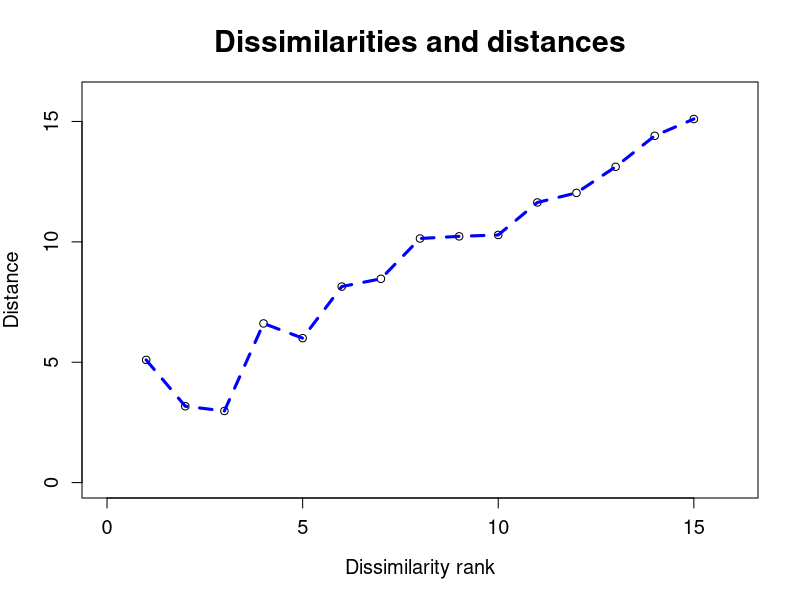

This figure's R source:

# clear all variables
rm(list = ls(all = TRUE))
graphics.off()

# Distance matrix with prior ordering of distances (delta_ij)
# for cities Berlin, Dresden, Hamburg, Koblemz, Muenchen, Rostock
ber = c(0, 2, 4, 12, 11, 3)
dre = c(2, 0, 6, 10, 7, 5)
ham = c(4, 6, 0, 8, 15, 1)
kob = c(12, 10, 8, 0, 9, 13)
mue = c(11, 7, 15, 9, 0, 14)
ros = c(3, 5, 1, 13, 14, 0)

dist = rbind(ber, dre, ham, kob, mue, ros)

# Determine x, the coordinate matrix of the cities
# a,b,h,i are matrices
a = (dist^2) * (-0.5)
i = diag(6)
u = rep(1, 6)
h = i - (1/6 * (u %*% t(u)))
b = h %*% a %*% h           # Determine the inner product matrix
e = eigen(b)

g1  = cbind(e$vectors[, 1], e$vectors[, 2])
g2  = diag(e$values[1:2])
x   = g1 %*% (g2^0.5)        # Determine the coordinate matrix

# Determine the distances between the cities from their coordinates (d_ij)
d12 = ((x[1, 1] - x[2, 1])^2 + (x[1, 2] - x[2, 2])^2)^0.5
d13 = ((x[1, 1] - x[3, 1])^2 + (x[1, 2] - x[3, 2])^2)^0.5
d14 = ((x[1, 1] - x[4, 1])^2 + (x[1, 2] - x[4, 2])^2)^0.5
d15 = ((x[1, 1] - x[5, 1])^2 + (x[1, 2] - x[5, 2])^2)^0.5
d16 = ((x[1, 1] - x[6, 1])^2 + (x[1, 2] - x[6, 2])^2)^0.5

d23 = ((x[2, 1] - x[3, 1])^2 + (x[2, 2] - x[3, 2])^2)^0.5
d24 = ((x[2, 1] - x[4, 1])^2 + (x[2, 2] - x[4, 2])^2)^0.5
d25 = ((x[2, 1] - x[5, 1])^2 + (x[2, 2] - x[5, 2])^2)^0.5
d26 = ((x[2, 1] - x[6, 1])^2 + (x[2, 2] - x[6, 2])^2)^0.5

d34 = ((x[3, 1] - x[4, 1])^2 + (x[3, 2] - x[4, 2])^2)^0.5
d35 = ((x[3, 1] - x[5, 1])^2 + (x[3, 2] - x[5, 2])^2)^0.5
d36 = ((x[3, 1] - x[6, 1])^2 + (x[3, 2] - x[6, 2])^2)^0.5

d45 = ((x[4, 1] - x[5, 1])^2 + (x[4, 2] - x[5, 2])^2)^0.5
d46 = ((x[4, 1] - x[6, 1])^2 + (x[4, 2] - x[6, 2])^2)^0.5

d56 = ((x[5, 1] - x[6, 1])^2 + (x[5, 2] - x[6, 2])^2)^0.5

# Create distance matrix
dd = rbind(c(0, d12, d13, d14, d15, d16), c(d12, 0, d23, d24, d25, d26), c(d13, 
    d23, 0, d34, d35, d36), c(d14, d24, d34, 0, d45, d46), c(d15, d25, d35, d45, 
    0, d56), c(d16, d26, d36, d46, d56, 0))

# Order the distance based on order in prior order in dist
f = cbind(c(1:15), c(d36, d12, d16, d13, d26, d23, d25, d34, d45, d24, d15, d14, d46, d56, d35))

# Plot
plot(f, xlim = c(0, 16), ylim = c(0,16), xlab = "Dissimilarity rank", ylab = "Distance", main = "Dissimilarities and distances", 
    cex.axis = 1.2, cex.lab = 1.2, cex.main = 1.8)
lines(f, lty = 2, lwd = 3, col = "blue")
